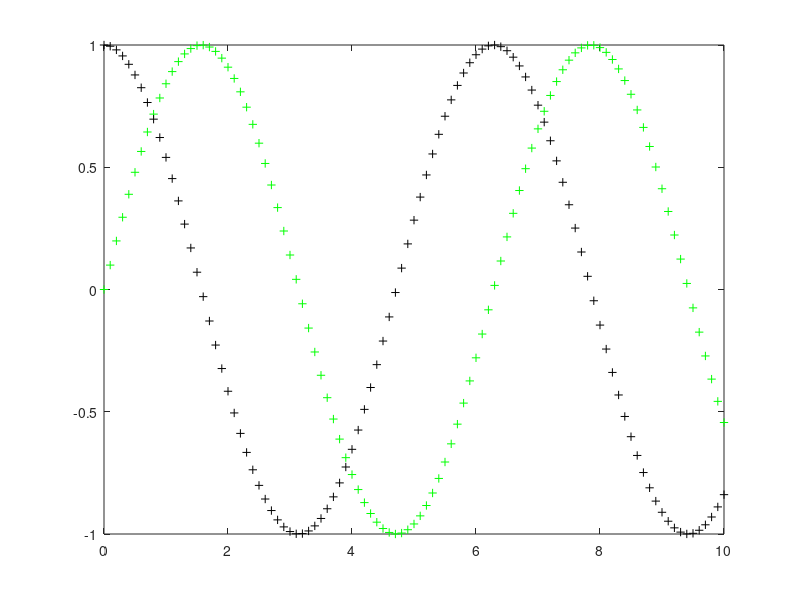

Recreate this plot in MATLAB. (Note: this script raises an error after producing the figure.)
close all;
clear  all;
clc;
t=0:0.1:10;
x=sin(t);
y=cos(t);
plot(t,x,'g+',t,y,'k+');
legend('sine','cosine','location','NW' );